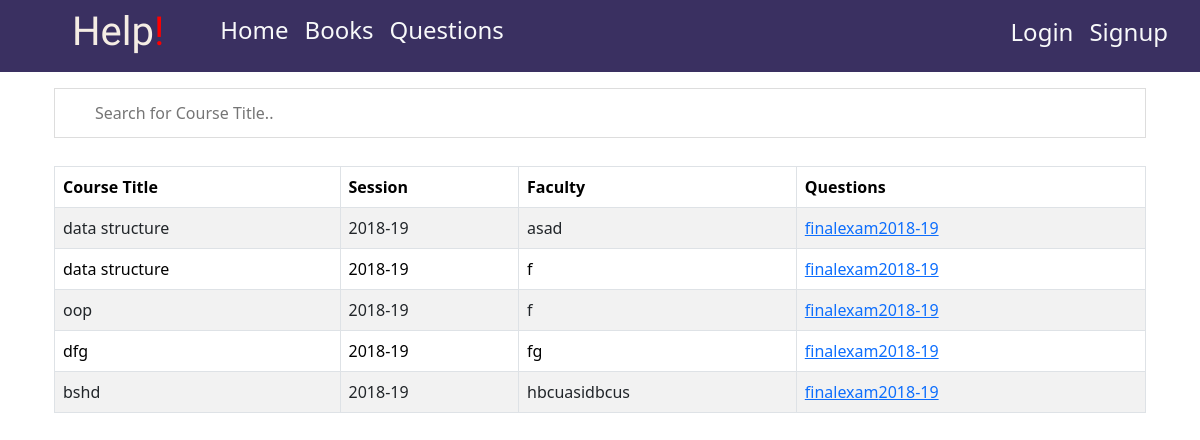
The page /question/ on the database as committed earlier.
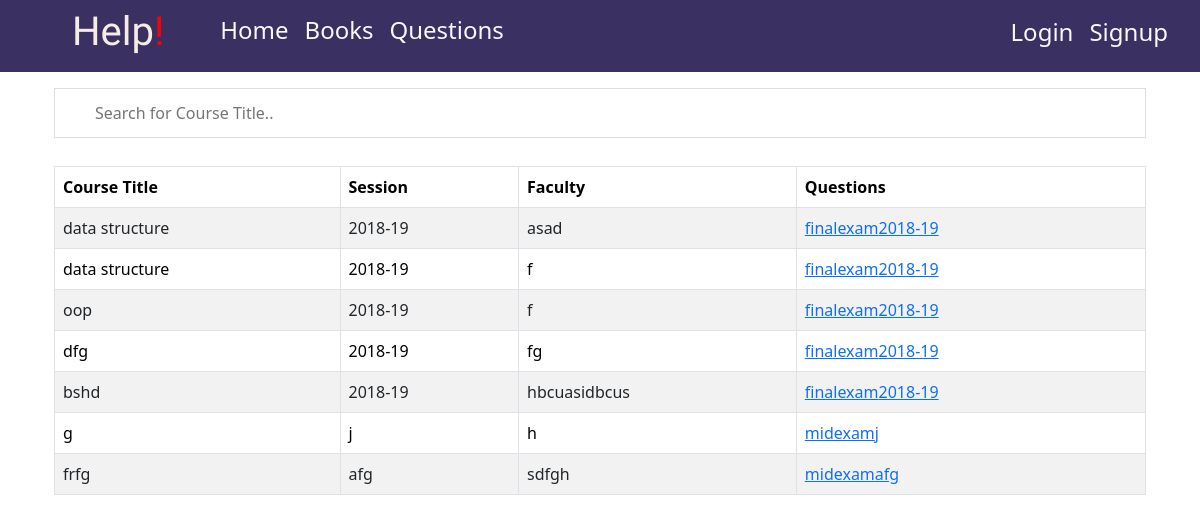
The same page on the database as committed later.
### questions/models.py (models this page shows)
class Course(models.Model):
    Course_title=models.ForeignKey(course_title, on_delete=models.CASCADE)
    sessions = models.ForeignKey('Session', on_delete=models.CASCADE)
    exam_type=models.CharField(max_length=100)

class Session(models.Model):
    faculty = models.CharField(max_length=250)
    date = models.CharField(max_length=100)
    file = models.FileField(upload_to='pdfs/')

### books/models.py (models this page shows)
class course_title(models.Model):
    name=models.CharField(max_length=250)
    def __str__(self):
        return self.name

### questions/views.py (the view)
# urls.py: path('question/', views.question, name='question')
def question(request):
    qs=Course.objects.all()
    context={'ques':qs}
    return render(request, 'question.html', context)

### templates/question.html (shortened to what this page needs)
{% extends 'master.html' %}
{% block content %}
    <div class="container mt-3">
      <input type="text" id="myInput" onkeyup="myFunction()" placeholder="Search for Course Title..">
      <table id="myTable" class="table table-striped table-bordered mt-3">
        <thead >
          <tr>
            <th>Course Title</th>
            <th>Session</th>
            <th>Faculty</th>
            <th>Questions</th>
          </tr>
        </thead>
        <tbody>
          {%for q in ques %}
          <tr>
            <td >{{q.Course_title}}</td>
            <td>{{q.sessions.date}}</td>
            <td>{{q.sessions.faculty}}</td>
            <td><a href="{{q.sessions.file.url}}" download>{{q.exam_type}}{{q.sessions.date}}</a></td>
          </tr>
          {% endfor %}
        </tbody>
      </table>
    </div>
{% endblock %}

Rows that differ between the two databases and show on the page:
added Course: Course_title "g", sessions "j", sessions.faculty "h", exam_type "midexam"
added Course: Course_title "frfg", sessions "afg", sessions.faculty "sdfgh", exam_type "midexam"
